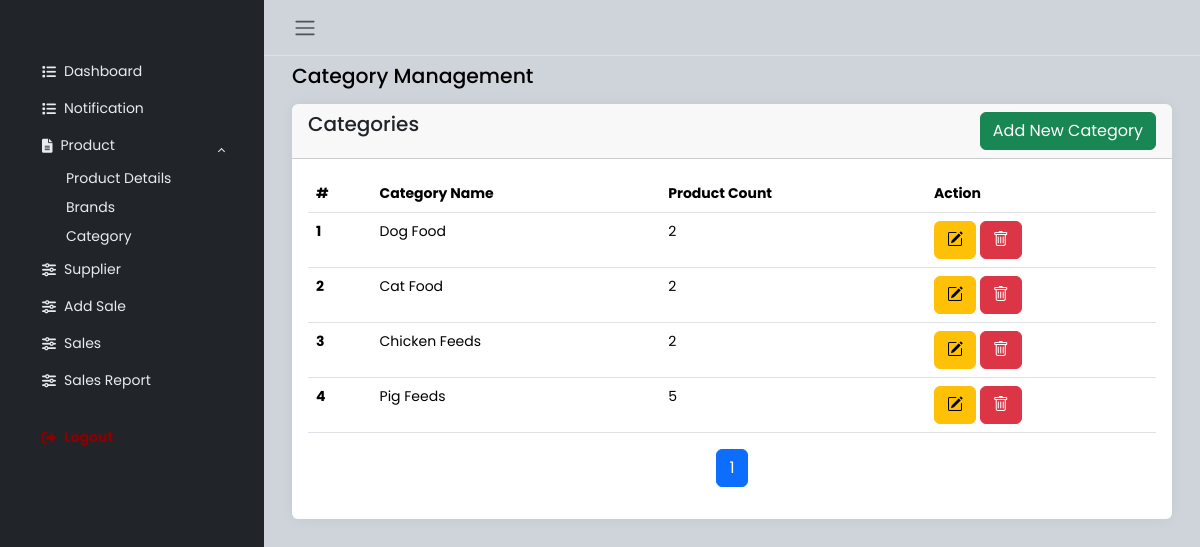
Screenshot of /category.php (signed in) with the database file from the repository.
### tables this page shows
CREATE TABLE `category` (
  `category_id` int(250) NOT NULL,
  `category_name` varchar(250) NOT NULL
);

### db/show.php (called while the page is built, shortened)
<?php
    class Show{
        private $conn;
        private $tbl;
        public function __construct($conn, $tbl){
            $this->conn = $conn;
            $this->tbl = $tbl;
        }
        public function sqlExecute($sql){
            $result = $this->conn->query($sql);
            $data = array();
            if($result->num_rows > 0){
                while($rows = $result->fetch_assoc()){
                    $data_row = array();
                    foreach ($rows as $row) {
                        array_push($data_row, $row);
                    }
                    array_push($data,$data_row);
                }
            }
            return $data;
        }
        public function showRecords($where=null, $order=null, $limit=null){
            $sql = "SELECT * FROM $this->tbl";
            if($where!=null){
                $sql.=" WHERE $where";
            }
            return $this->sqlExecute($sql);
        }
        public function showRecordsWithPagination($page = 1, $where =null, $limit = NULL, $order = null) {
            $offset = ($page - 1) * $limit;
            $sql = "SELECT COUNT(*) AS total FROM $this->tbl";
            $result = $this->conn->query($sql);
            $totalRecords = $result->fetch_assoc()['total'];
            $totalPages = ceil($totalRecords / $limit);
            if($order != null && $where==null){
                $sql = "SELECT * FROM $this->tbl ORDER BY $order LIMIT $limit OFFSET $offset";
            } elseif ($where != null && $order == null) {
                $sql = "SELECT * FROM $this->tbl WHERE $where LIMIT $limit OFFSET $offset";
            } elseif ($where != null && $order != null) {
                $sql = "SELECT * FROM $this->tbl WHERE $where ORDER BY $order LIMIT $limit OFFSET $offset";
            } else {
                $sql = "SELECT * FROM $this->tbl LIMIT $limit OFFSET $offset";
            }
            $records = $this->sqlExecute($sql);
            return array('records' => $records, 'totalPages' => $totalPages);
        }
    }
?>

### category.php (the view, shortened to what this page needs)
<?php
require 'db/connection.php';
require 'db/show.php';
?>
<!DOCTYPE html>
<html lang="en">
<head>
    <link href="https://cdn.jsdelivr.net/npm/bootstrap-icons/font/bootstrap-icons.css" rel="stylesheet">
    <link rel="stylesheet" href="https://cdn.jsdelivr.net/npm/bootstrap@5.3.2/dist/css/bootstrap.min.css">
    <link rel="stylesheet" href="bootstrap/css/bootstrap.min.css">
    <link rel="stylesheet" href="bootstrap-icons-1.11.3/font/bootstrap-icons.css">
    <link rel="stylesheet" href="css/style.css">
</head>
<body>
    <div class="wrapper">
        <?php include 'sidebar.php'; ?>
        <div class="main">
            <nav class="navbar navbar-expand px-3 border-bottom">
                <button class="btn" id="sidebar-toggle" type="button">
                    <span class="navbar-toggler-icon"></span>
                </button>
            </nav>
            <main class="content px-3 py-2">
                <div class="container-fluid">
                    <div class="mb-3">
                        <h4>Category Management</h4>
                    </div>
                    <div class="card border-0">
                        <div class="card-header d-flex justify-content-between">
                            <h5 class="card-title">Categories</h5>
                            <a href="forms/categoryAdd.php" class="btn btn-success">Add New Category</a>
                        </div>
                        <?php
                        $showCategory = new Show($conn, 'category');
                        $currentPage = isset($_GET['page']) ? $_GET['page'] : 1;
                        $paginationData = $showCategory->showRecordsWithPagination($currentPage, null, 10, null);
                        $categories = $paginationData['records'];
                        $showProduct = new Show($conn, 'product');
                        ?>
                        <div class="card-body table-responsive container">
                            <table class="table table-hover">
                                <thead>
                                    <tr>
                                        <th scope="col">#</th>
                                        <th scope="col">Category Name</th>
                                        <th scope="col">Product Count</th>
                                        <th scope="col">Action</th>
                                    </tr>
                                </thead>
                                <tbody>
                                    <?php
                                    if (count($categories) > 0) {
                                        $category_count = ($currentPage - 1) * 10 + 1;
                                        foreach ($categories as $category) {
                                            $categoryId = $category[0];
                                            $categoryName = $category[1];
                                            $productCount = $showProduct->showRecords("category_id = $categoryId");
                                            $productCount = count($productCount);
                                            echo "<tr>";
                                            echo "<th scope='row'>" . $category_count++ . "</th>";
                                            echo "<td>" . htmlspecialchars($categoryName) . "</td>";
                                            echo "<td>" . $productCount . "</td>";
                                            echo "<td>
                                                    <a class='btn btn-warning' href='forms/categoryEdit.php?id=$categoryId'><i class='bi bi-pencil-square'></i></a>
                                                    <a class='btn btn-danger' href='forms/categoryDelete.php?id=$categoryId'><i class='bi bi-trash'></i></a>
                                                </td>";
                                            echo "</tr>";
                                        }
                                    } else {
                                        echo "<tr><td colspan='4'><div class='alert alert-dark' role='alert'>No Categories Found</div></td></tr>";
                                    }
                                    ?>
                                </tbody>
                            </table>
                            <nav class="d-flex justify-content-center" aria-label="Page navigation example">
                                <ul class="pagination">
                                    <?php for ($page = 1; $page <= $paginationData['totalPages']; $page++): ?>
                                        <li class="page-item <?= ($page == $currentPage) ? 'active' : '' ?>">
                                            <a class="page-link" href="?page=<?= $page ?>"><?= $page ?></a>
                                        </li>
                                    <?php endfor; ?>
                                </ul>
                            </nav>
                        </div>
                    </div>
                </div>
            </main>
        </div>
    </div>
</body>
</html>

### css/style.css (style rules this page uses)
body { font-family: 'Poppins', sans-serif; font-size: 0.875rem; opacity: 1; overflow-y: scroll; margin: 0; }
a { cursor: pointer; text-decoration: none; font-family: 'Poppins', sans-serif; }
li { list-style: none; }
h4 { font-family: 'Poppins', sans-serif; font-size: 1.275rem; color: var(--bs-emphasis-color); }
.wrapper { align-items: stretch; display: flex; width: 100%; }
.main { display: flex; flex-direction: column; min-height: 100vh; min-width: 0; overflow: hidden; transition: all 0.35s ease-in-out; width: 100%; background: var(--bs-dark-bg-subtle); }
.content { flex: 1; max-width: 100vw; width: 100vw; }
@media (min-width:768px) { .content { max-width: auto; width: auto; } }
.card { box-shadow: 0 0 .875rem 0 rgba(34, 46, 60, .05); margin-bottom: 24px; }

### rows the page displays
category: category_name "Dog Food", productCount "2"
category: category_name "Cat Food", productCount "2"
category: category_name "Chicken Feeds", productCount "2"
category: category_name "Pig Feeds", productCount "5"
